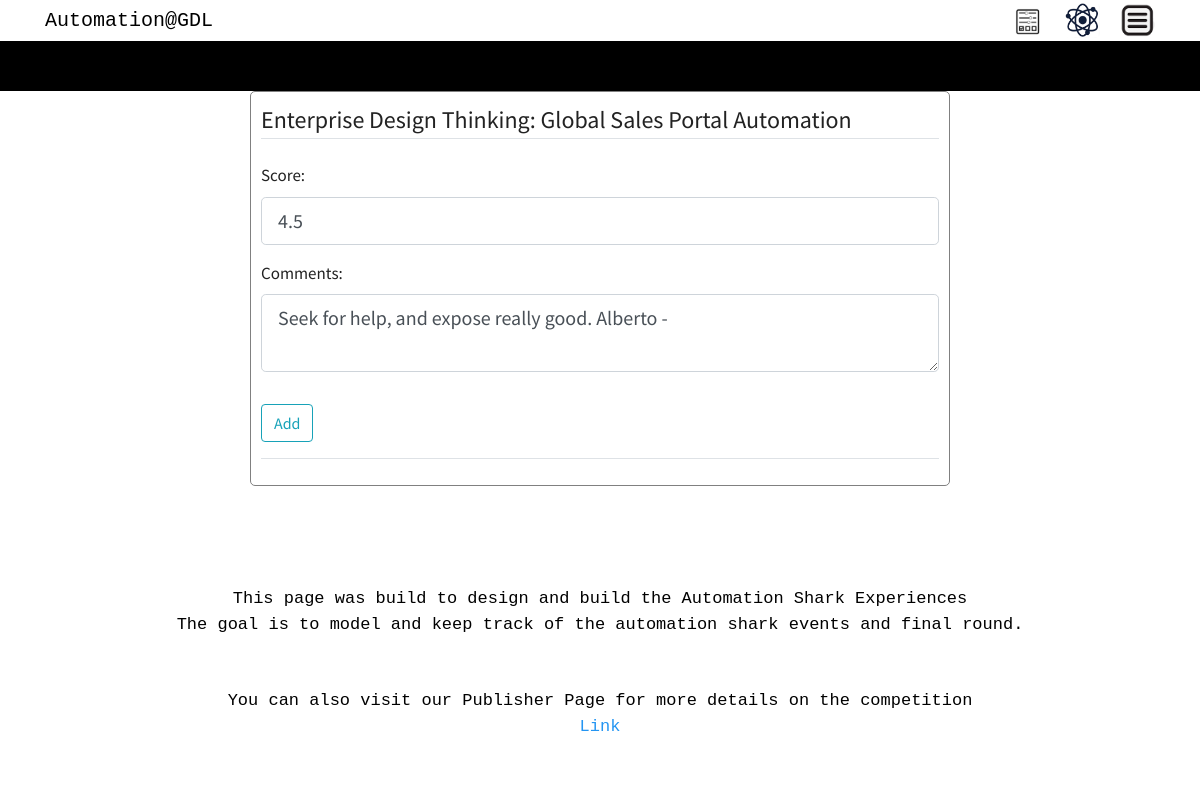
The app's page /module/1/grade_edt (signed in) with its own data.
### auto_shark/models.py (models this page shows, shortened)
class Project(db.Model, UserMixin):
    __table_args__ = {'extend_existing': True}
    id = db.Column(db.Integer, primary_key=True)
    project_name = db.Column(db.String(50), unique=True, nullable=False)
    description = db.Column(db.String(250), nullable=False)
    fte_saving = db.Column(db.Integer)
    business_impact = db.Column(db.String(250), nullable=False)
    status = db.Column(db.String, default='candidate')
    members = db.Column(db.String(500))
    image_file = db.Column(db.String(20), nullable=False, default='default.jpg')
    module = db.relationship('Module', backref='result', lazy=True)
    userid = db.Column(db.Integer, db.ForeignKey('user.id'))
    users = db.relationship(User)
    final_id = db.Column(db.Integer, db.ForeignKey('final.final_evaluation_id'), nullable=True)
    final = relationship("Final", back_populates='project_calification')
    program_id = db.Column(db.Integer, db.ForeignKey('program.id'), nullable=True)
    def __repr__(self):
        return f"{self.project_name}"

class Module(db.Model):
    __table_args__ = {'extend_existing': True}
    id = db.Column(db.Integer, primary_key=True)
    automation_frameworks_score = db.Column(db.Integer, default=0)
    automation_frameworks_comments = db.Column(db.String(250))
    kpis_score = db.Column(db.Integer, default=0)
    kpis_comments = db.Column(db.String(250))
    edt_score = db.Column(db.Integer, default=0)
    edt_comments = db.Column(db.String(250))
    opensource_score = db.Column(db.Integer, default=0)
    opensource_comments = db.Column(db.String(250))
    intelectual_capital_comments = db.Column(db.String(250))
    presentation_skills_comments = db.Column(db.String(250))
    status = db.Column(db.String, default='pending')
    userid = db.Column(db.Integer, db.ForeignKey('user.id'))
    users = db.relationship(User)
    projectid = db.Column(db.Integer, db.ForeignKey('project.id'))
    projects = db.relationship(Project)

### auto_shark/views/modules/routes_modules.py (the view)
@modules.route("/module/<int:id>/grade_edt", methods=['GET', 'POST'])
@login_required
def grade_EDT(id):
    module = Module.query.get_or_404(id)
    form = EDTForm()
    if form.validate_on_submit():
        module.edt_score = form.edt_score.data
        module.edt_comments = form.edt_comments.data
        db.session.commit()
        flash('The Key Performances Indicators Module for the project selected was updated!', 'success')
        return redirect(url_for('modules.module_overview', projectid=id))
    elif request.method == 'GET':
            form.edt_score.data = module.edt_score
            form.edt_comments.data = module.edt_comments
    return render_template('module/edt_grade.html', form=form,
                           module=module)

### auto_shark/views/modules/forms.py
class EDTForm(FlaskForm):
    edt_score = StringField('Score:', validators=[DataRequired()])
    edt_comments = TextAreaField('Comments:', validators=[DataRequired()])
    submit = SubmitField('Add')

### auto_shark/models.py (called while the page is built)
@login_manager.user_loader
def load_user(user_id):
    return User.query.get(int(user_id))

### auto_shark/templates/module/edt_grade.html (shortened to what this page needs)
{% extends "main/layout.html" %}
{% block additional_css %}
<link rel="stylesheet" type="text/css" href="{{ url_for('static', filename='uxdesigns4.css') }}"/>
{% endblock %}
{% block main_content %}
    {% if current_user.role == "admin" %}
    <div class="content-section">
        <form method="POST" action="">
            <fieldset class="form-group">
                <legend class="border-bottom mb-4">Enterprise Design Thinking: {{ module.result }}</legend>
                <div class="form-group">
                    {{ form.edt_score.label(class="form-control-label") }}
                    {% if form.edt_score.errors %}
                        {{ form.edt_score(class="form-control form-control-lg is-invalid") }}
                        <div class="invalid-feedback">
                            {% for error in form.edt_score.errors %}
                                <span>{{ error }}</span>
                            {% endfor %}
                        </div>
                    {% else %}
                        {{ form.edt_score(class="form-control form-control-lg") }}
                    {% endif %}
                </div>
                <div class="form-group">
                    {{ form.edt_comments.label(class="form-control-label") }}
                    {% if form.edt_comments.errors %}
                        {{ form.edt_comments(class="form-control form-control-lg is-invalid") }}
                        <div class="invalid-feedback">
                            {% for error in form.edt_comments.errors %}
                                <span>{{ error }}</span>
                            {% endfor %}
                        </div>
                    {% else %}
                        {{ form.edt_comments(class="form-control form-control-lg") }}
                    {% endif %}
                </div>
            </fieldset>
            <div class="form-group">
                {{ form.submit(class="btn btn-outline-info") }}
            </div>
        </form>
     <div class="border-top pt-3">
    </div>
    </div>
     {% endif %}
{% endblock main_content %}

### auto_shark/static/uxdesigns4.css (style rules this page uses)
.content-section { margin-top: 50px; margin-left: auto; margin-right: auto; max-width: 700px; background-color: white; border: 1px solid gray; border-radius: 5px; padding: 10px; }

### records on screen
Project: result "Global Sales Portal Automation"
Module: edt_score "4.5", edt_comments "Seek for help, and expose really good. Alberto -"
